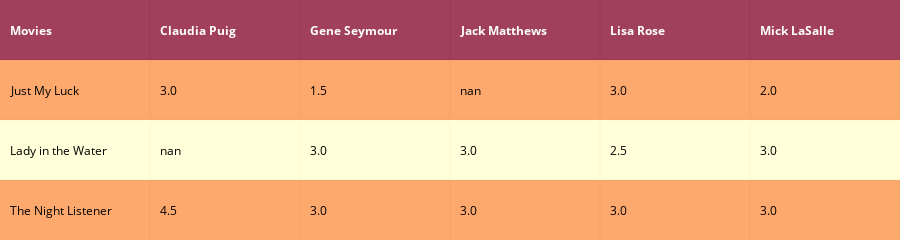

Notebook code for this chart:
### Code cell
df_nr.insert(0,'Movies',df_nr.index)
fig=ff.create_table(df_nr,colorscale='YlOrRd')
df_nr.drop(columns=['Movies'])
iplot(fig)

### Figure 1 — Plotly figure (JSON) as saved in the notebook; plotly's stock layout.template omitted (floating-point values rounded to 4 significant figures)
{"data": [{"colorscale": "YlOrRd", "hoverinfo": "none", "opacity": 0.75, "showscale": false, "type": "heatmap", "uid": "d1bc7696-ae68-41ed-a87a-696eefe45c3f", "z": [[0, 0, 0, 0, 0, 0], [0.5, 0.5, 0.5, 0.5, 0.5, 0.5], [1, 1, 1, 1, 1, 1], [0.5, 0.5, 0.5, 0.5, 0.5, 0.5]]}], "layout": {"annotations": [{"align": "left", "font": {"color": "#ffffff"}, "showarrow": false, "text": "<b>Movies</b>", "x": -0.45, "xanchor": "left", "xref": "x", "y": 0, "yref": "y"}, {"align": "left", "font": {"color": "#ffffff"}, "showarrow": false, "text": "<b>Claudia Puig</b>", "x": 0.55, "xanchor": "left", "xref": "x", "y": 0, "yref": "y"}, {"align": "left", "font": {"color": "#ffffff"}, "showarrow": false, "text": "<b>Gene Seymour</b>", "x": 1.55, "xanchor": "left", "xref": "x", "y": 0, "yref": "y"}, {"align": "left", "font": {"color": "#ffffff"}, "showarrow": false, "text": "<b>Jack Matthews</b>", "x": 2.55, "xanchor": "left", "xref": "x", "y": 0, "yref": "y"}, {"align": "left", "font": {"color": "#ffffff"}, "showarrow": false, "text": "<b>Lisa Rose</b>", "x": 3.55, "xanchor": "left", "xref": "x", "y": 0, "yref": "y"}, {"align": "left", "font": {"color": "#ffffff"}, "showarrow": false, "text": "<b>Mick LaSalle</b>", "x": 4.55, "xanchor": "left", "xref": "x", "y": 0, "yref": "y"}, {"align": "left", "font": {"color": "#000000"}, "showarrow": false, "text": "Just My Luck", "x": -0.45, "xanchor": "left", "xref": "x", "y": 1, "yref": "y"}, {"align": "left", "font": {"color": "#000000"}, "showarrow": false, "text": "3.0", "x": 0.55, "xanchor": "left", "xref": "x", "y": 1, "yref": "y"}, {"align": "left", "font": {"color": "#000000"}, "showarrow": false, "text": "1.5", "x": 1.55, "xanchor": "left", "xref": "x", "y": 1, "yref": "y"}, {"align": "left", "font": {"color": "#000000"}, "showarrow": false, "text": "nan", "x": 2.55, "xanchor": "left", "xref": "x", "y": 1, "yref": "y"}, {"align": "left", "font": {"color": "#000000"}, "showarrow": false, "text": "3.0", "x": 3.55, "xanchor": "left", "xref": "x", "y": 1, "yref": "y"}, {"align": "left", "font": {"color": "#000000"}, "showarrow": false, "text": "2.0", "x": 4.55, "xanchor": "left", "xref": "x", "y": 1, "yref": "y"}, {"align": "left", "font": {"color": "#000000"}, "showarrow": false, "text": "Lady in the Water", "x": -0.45, "xanchor": "left", "xref": "x", "y": 2, "yref": "y"}, {"align": "left", "font": {"color": "#000000"}, "showarrow": false, "text": "nan", "x": 0.55, "xanchor": "left", "xref": "x", "y": 2, "yref": "y"}, {"align": "left", "font": {"color": "#000000"}, "showarrow": false, "text": "3.0", "x": 1.55, "xanchor": "left", "xref": "x", "y": 2, "yref": "y"}, {"align": "left", "font": {"color": "#000000"}, "showarrow": false, "text": "3.0", "x": 2.55, "xanchor": "left", "xref": "x", "y": 2, "yref": "y"}, {"align": "left", "font": {"color": "#000000"}, "showarrow": false, "text": "2.5", "x": 3.55, "xanchor": "left", "xref": "x", "y": 2, "yref": "y"}, {"align": "left", "font": {"color": "#000000"}, "showarrow": false, "text": "3.0", "x": 4.55, "xanchor": "left", "xref": "x", "y": 2, "yref": "y"}, {"align": "left", "font": {"color": "#000000"}, "showarrow": false, "text": "The Night Listener", "x": -0.45, "xanchor": "left", "xref": "x", "y": 3, "yref": "y"}, {"align": "left", "font": {"color": "#000000"}, "showarrow": false, "text": "4.5", "x": 0.55, "xanchor": "left", "xref": "x", "y": 3, "yref": "y"}, {"align": "left", "font": {"color": "#000000"}, "showarrow": false, "text": "3.0", "x": 1.55, "xanchor": "left", "xref": "x", "y": 3, "yref": "y"}, {"align": "left", "font": {"color": "#000000"}, "showarrow": false, "text": "3.0", "x": 2.55, "xanchor": "left", "xref": "x", "y": 3, "yref": "y"}, {"align": "left", "font": {"color": "#000000"}, "showarrow": false, "text": "3.0", "x": 3.55, "xanchor": "left", "xref": "x", "y": 3, "yref": "y"}, {"align": "left", "font": {"color": "#000000"}, "showarrow": false, "text": "3.0", "x": 4.55, "xanchor": "left", "xref": "x", "y": 3, "yref": "y"}], "height": 170, "margin": {"b": 0, "l": 0, "r": 0, "t": 0}, "xaxis": {"dtick": 1, "gridwidth": 2, "showticklabels": false, "tick0": -0.5, "ticks": "", "zeroline": false}, "yaxis": {"autorange": "reversed", "dtick": 1, "gridwidth": 2, "showticklabels": false, "tick0": 0.5, "ticks": "", "zeroline": false}}}
